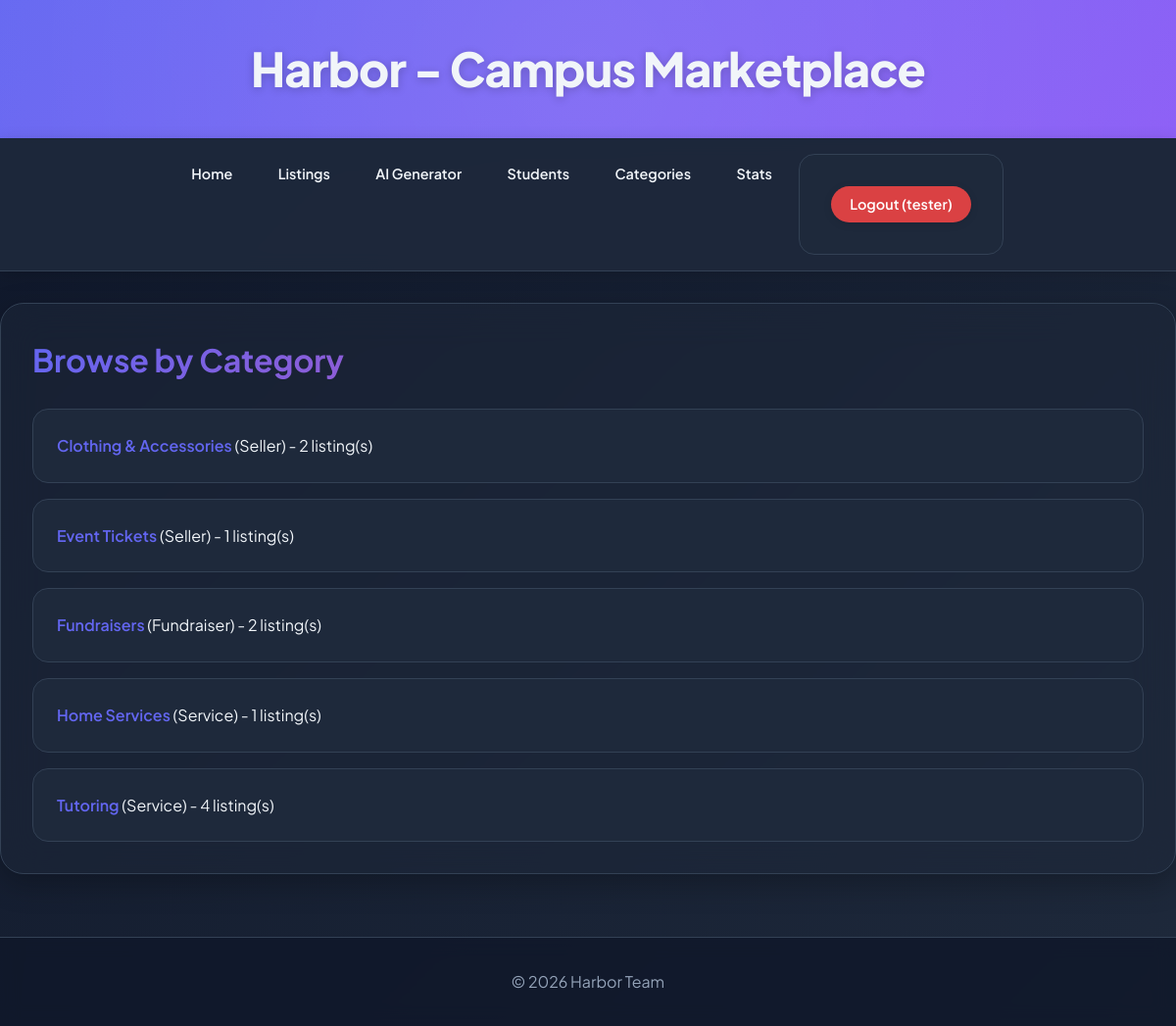
Page /categories/ (signed in) on the committed database.
### listings/models.py (models this page shows, shortened)
class Category(models.Model):
    CATEGORY_TYPES = [
        ('SERVICE', 'Service'),
        ('FUNDRAISER', 'Fundraiser'),
        ('SELLER', 'Seller'),
    ]
    name = models.CharField(max_length=100)
    category_type = models.CharField(max_length=20, choices=CATEGORY_TYPES)
    description = models.TextField(max_length=300, blank=True)
    class Meta:
        ordering = ['name']
        verbose_name_plural = 'Categories'
        constraints = [
            models.UniqueConstraint(
                fields=['name', 'category_type'],
                name='unique_category_name_per_type'
            )
        ]
    def get_absolute_url(self):
        from django.urls import reverse
        return reverse('category_detail', args=[str(self.id)])

### listings/views.py (the view)
# urls.py: path('categories/', login_required(CategoryListView.as_view()), name='category_list'),
class CategoryListView(ListView):
    model = Category
    template_name = 'listings/category_list.html'
    context_object_name = 'categories'

### listings/templates/listings/category_list.html (shortened to what this page needs)
{% extends "base.html" %}
{% block content %}
    <h2>Browse by Category</h2>
    <ul>
    {% for category in categories %}
        <li>
            <a href="{{ category.get_absolute_url }}">{{ category.name }}</a>
            ({{ category.get_category_type_display }})
            - {{ category.listings.count }} listing(s)
        </li>
    {% empty %}
        <li>No categories available.</li>
    {% endfor %}
    </ul>
{% endblock %}

### listings/templates/base.html (shortened to what this page needs)
{% load static %}
<!DOCTYPE html>
<html lang="en">
<head>
    <link rel="stylesheet" href="{% static 'listings/css/styles.css' %}">
</head>
<body>
    <header class="header">
        <h1>Harbor - Campus Marketplace</h1>
    </header>
<nav class="navbar">
    <a href="{% url 'home' %}">Home</a>
    {% if user.is_authenticated %}
        <a href="{% url 'listing_list' %}">Listings</a>
        <a href="{% url 'create_local_ai' %}"> AI Generator</a>
        <a href="{% url 'student_list' %}">Students</a>
        <a href="{% url 'category_list' %}">Categories</a>
        <a href="{% url 'aggregation_stats' %}">Stats</a>
        <form method="post" action="{% url 'account_logout' %}" style="display: inline; margin: 0;">
            <button type="submit" style="background: rgba(239, 68, 68, 0.9); padding: 0.6rem 1.2rem; border-radius: 50px; border: none; color: white; font-weight: 600; cursor: pointer; font-size: 0.9rem; transition: all 0.3s ease;">
                Logout ({{ user.username }})
            </button>
        </form>
    {% else %}
        <a href="{% url 'account_login' %}">Login</a>
        <a href="{% url 'account_signup' %}">Sign Up</a>
    {% endif %}
</nav>
    <main class="container">
        {% block content %}
        {% endblock %}
    </main>
    <footer class="footer">
        <p>&copy; 2026 Harbor Team</p>
    </footer>
</body>
</html>

### listings/static/listings/css/styles.css (style rules this page uses)
:root { --primary: #6366f1; --primary-dark: #4f46e5; --secondary: #ec4899; --accent: #8b5cf6; --success: #10b981; --warning: #f59e0b; --bg-main: #0f172a; --bg-card: #1e293b; --bg-hover: #334155; --text-primary: #f1f5f9; --text-secondary: #94a3b8; --border: #334155; --shadow-sm: 0 2px 8px rgba(0, 0, 0, 0.1); --shadow-md: 0 4px 16px rgba(0, 0, 0, 0.15); --shadow-lg: 0 10px 30px rgba(0, 0, 0, 0.25); --glow: 0 0 20px rgba(99, 102, 241, 0.3); }
* { margin: 0; padding: 0; box-sizing: border-box; }
body { font-family: 'Plus Jakarta Sans', -apple-system, BlinkMacSystemFont, 'Segoe UI', sans-serif; background: linear-gradient(135deg, #0f172a 0%, #1e293b 100%); color: var(--text-primary); line-height: 1.6; min-height: 100vh; }
.header { background: linear-gradient(135deg, var(--primary) 0%, var(--accent) 100%); padding: 2rem; text-align: center; position: relative; overflow: hidden; box-shadow: var(--shadow-lg); }
.header::before { content: ''; position: absolute; top: -50%; right: -50%; width: 200%; height: 200%; background: radial-gradient(circle, rgba(255,255,255,0.1) 0%, transparent 70%); animation: rotate 20s linear infinite; }
.header h1 { font-size: clamp(1.8rem, 4vw, 3rem); font-weight: 800; letter-spacing: -0.02em; position: relative; z-index: 1; text-shadow: 0 2px 10px rgba(0, 0, 0, 0.2); }
.navbar { background: rgba(30, 41, 59, 0.95); backdrop-filter: blur(10px); padding: 1rem 2rem; display: flex; justify-content: center; gap: 0.5rem; flex-wrap: wrap; position: sticky; top: 0; z-index: 100; border-bottom: 1px solid var(--border); box-shadow: var(--shadow-md); }
.navbar a { color: var(--text-primary); text-decoration: none; padding: 0.6rem 1.2rem; border-radius: 50px; transition: all 0.3s cubic-bezier(0.4, 0, 0.2, 1); font-weight: 600; font-size: 0.9rem; position: relative; overflow: hidden; }
.navbar a::before { content: ''; position: absolute; top: 0; left: 0; width: 100%; height: 100%; background: linear-gradient(135deg, var(--primary), var(--accent)); transform: scaleX(0); transform-origin: right; transition: transform 0.3s ease; z-index: -1; border-radius: 50px; }
.container { max-width: 1200px; margin: 2rem auto; padding: 2rem; background: rgba(30, 41, 59, 0.5); backdrop-filter: blur(20px); border-radius: 24px; box-shadow: var(--shadow-lg); border: 1px solid var(--border); }
h2 { font-size: 2rem; font-weight: 700; margin-bottom: 1.5rem; background: linear-gradient(135deg, var(--primary), var(--secondary)); -webkit-background-clip: text; -webkit-text-fill-color: transparent; background-clip: text; }
ul { list-style: none; display: grid; gap: 1rem; }
li { background: var(--bg-card); padding: 1.5rem; border-radius: 16px; border: 1px solid var(--border); transition: all 0.3s ease; position: relative; overflow: hidden; }
li::before { content: ''; position: absolute; top: 0; left: 0; width: 4px; height: 100%; background: linear-gradient(180deg, var(--primary), var(--accent)); transform: scaleY(0); transition: transform 0.3s ease; }
a { color: var(--primary); text-decoration: none; font-weight: 600; transition: all 0.2s ease; position: relative; }
form { background: var(--bg-card); padding: 2rem; border-radius: 16px; margin: 2rem 0; border: 1px solid var(--border); }
button, .btn { background: linear-gradient(135deg, var(--primary), var(--accent)); color: white; padding: 0.8rem 2rem; border: none; border-radius: 12px; cursor: pointer; font-weight: 700; font-size: 1rem; transition: all 0.3s ease; box-shadow: var(--shadow-sm); font-family: inherit; }
.footer { background: rgba(15, 23, 42, 0.8); backdrop-filter: blur(10px); color: var(--text-secondary); text-align: center; padding: 2rem; margin-top: 4rem; border-top: 1px solid var(--border); }

### rows in the picture
Category: name "Clothing & Accessories", category_type "Seller", listings.count "2"
Category: name "Event Tickets", category_type "Seller", listings.count "1"
Category: name "Fundraisers", category_type "Fundraiser", listings.count "2"
Category: name "Home Services", category_type "Service", listings.count "1"
Category: name "Tutoring", category_type "Service", listings.count "4"

### other values in the picture
{{ user.username }} "tester"
